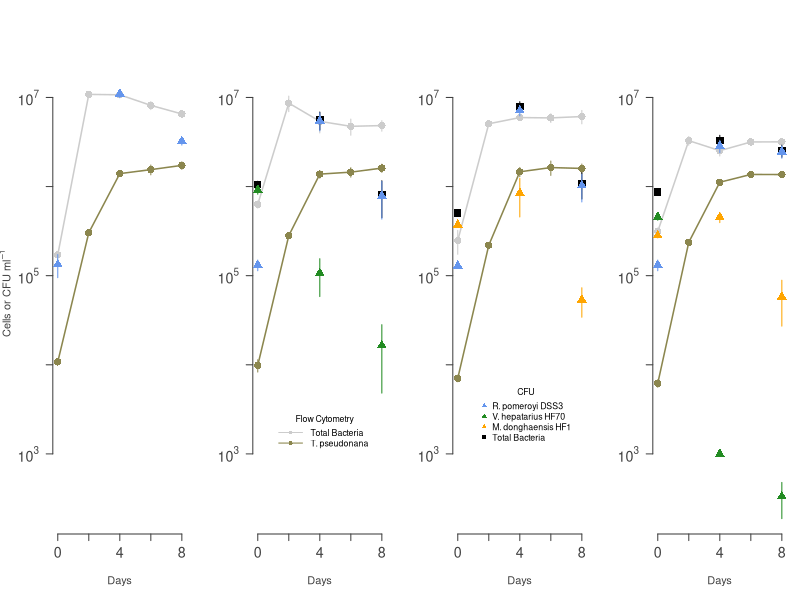
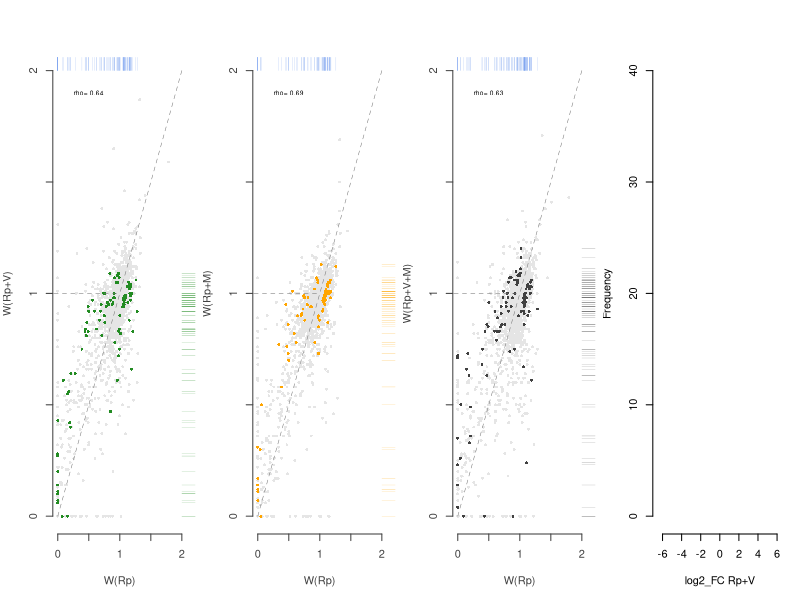
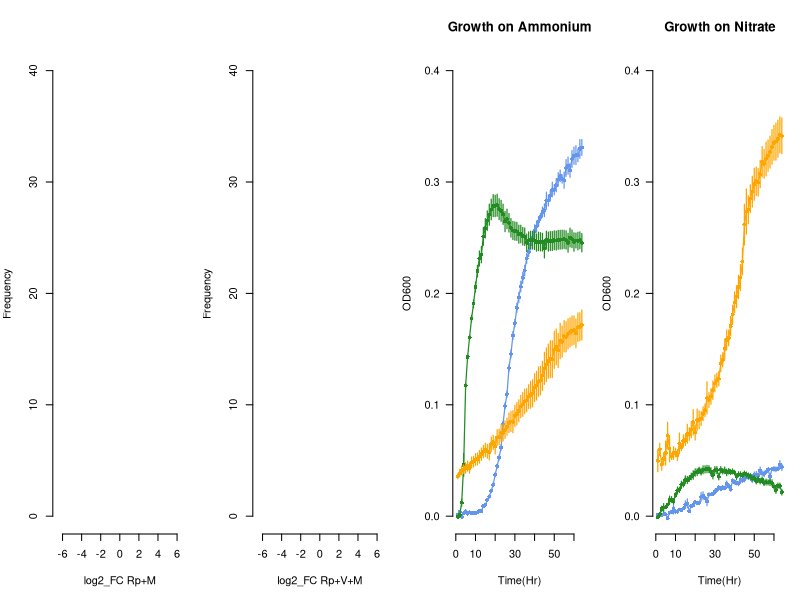
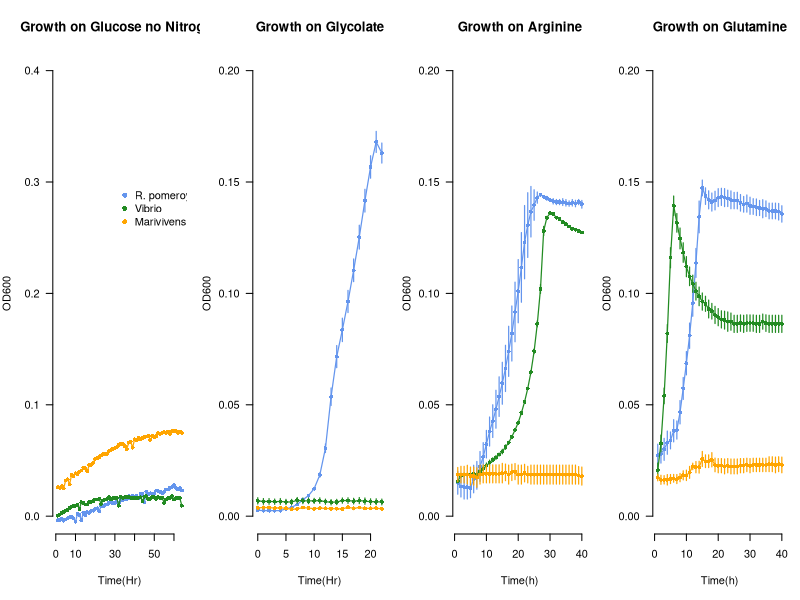
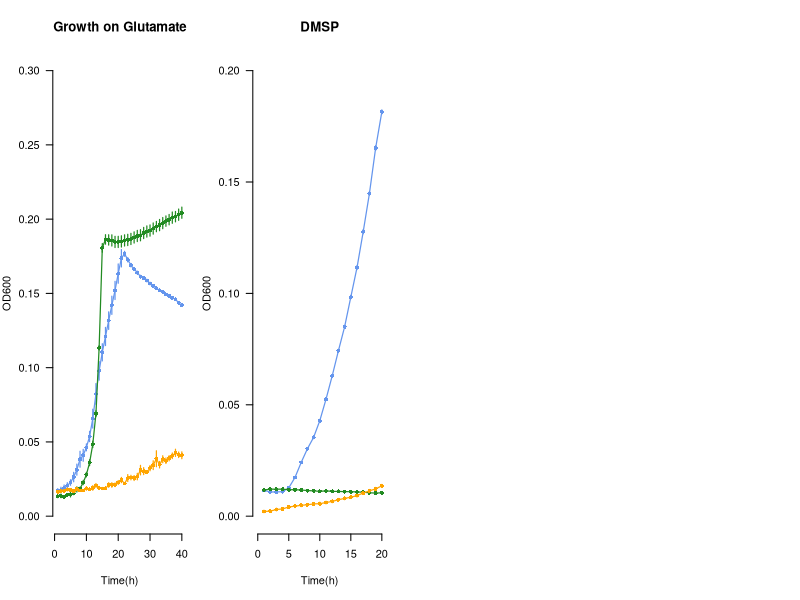

Write R code to recreate these figures, in order.
## ---- chunk 1
#loading in packages
library(readr)
library(dplyr)
library(tidyr)
library(ggplot2)
library(scales)
library(data.table)
library(formattable)
## ---- chunk 2
# Defining variables to make it more readable later on

rpom <- 'Ruegeria_pomeroyi'
rpomColor <- 'cornflowerblue'
mari <- 'Marivivens'
mariColor <- 'orange'
vib <- 'Vib_70'
vibColor <- 'forestgreen'
diatom <- 'T_pseudo'
diatomColor <- 'khaki4'
bacteria <- 'Bacteria'
bacteriaColor <- 'gray80'
compCommColor <- 'gray25'
totalCFUColor <- 'black'
## ---- chunk 3
# Transform data from CFU to CFU/ml
# from 1/2 YTSS and 1/2 YTSS + KAN25
coloniesMl <- function(rawCFUdata){
    rawCFUdata <- rawCFUdata %>% 
    mutate(cfu.ml = CFU*Dilution/Volume) %>% 
    mutate(cfuKAN.ml = CFU_KAN*Dilution/Volume) %>% 
    ungroup()
}

# Calculate mean and standard error of the mean of CFU/ml 
# and CFU_KAN/ml separate and then combine
CFUmean <- function(CFUml){
    cfuMean <- CFUml %>%
        select(Condition, Replicate, Day, Organism, cfu.ml) %>%
        na.omit() %>%
        group_by(Condition, Day, Organism, Replicate) %>%
        summarize(CFU.ml = mean(cfu.ml)) %>% 
        group_by(Condition, Day, Organism) %>% 
        summarize(mean.CFU.ml=round(mean(CFU.ml)), sem.CFU.ml=sd(round(CFU.ml))/sqrt(length(CFU.ml)))%>%
        ungroup() 
    cfuKANmean <- CFUml %>%
        select(Condition, Replicate, Day, Organism, cfuKAN.ml) %>%
        na.omit() %>%
        group_by(Condition, Day, Organism, Replicate) %>%
        summarize(CFUKAN.ml = mean(cfuKAN.ml)) %>% 
        group_by(Condition, Day, Organism) %>% 
        summarize(mean.cfuKAN.ml=round(mean(CFUKAN.ml)), sem.cfuKAN.ml=sd(round(CFUKAN.ml))/sqrt(length(CFUKAN.ml)))%>%
        ungroup()
    full_join(cfuMean, cfuKANmean, by=c('Condition', 'Organism', 'Day'))
}


# Calculate mean Cells/ml from flow data taken on CyAN 
meanCellsml <- function(rawFlowdata){
    flowMean <- rawFlowdata %>%
        select(Condition, Replicate, Day, Organism, Cells.ml) %>%
        na.omit() %>%
        group_by(Condition, Day, Organism) %>%
        summarize(mean.Cells.ml=mean(round(Cells.ml)), sem.Cells.ml=sd(round(Cells.ml))
                  /sqrt(length(Cells.ml)))%>%
        ungroup()
}

# Read in CFU and flow data, transforming with above functions
# Need to add in Day 0 for condition 4/6 since these
# R pom colonies were inhibited by Vibrio, thus
# Taking the mean of all other time zeros and placing # it here

rawCFUcounts <- read.table(file='Data/GOTn_CFUcounts_v2.csv', header=TRUE, sep=',')
CFUml <- coloniesMl(rawCFUcounts)
meanCFUml <- CFUmean(CFUml)
meanCFUml <- meanCFUml[order(meanCFUml$Day), ]

flowCounts <- read.table(file='Data/GOTn_flowCounts_v2.csv', header=TRUE, sep=',')
meanFlow <- meanCellsml(flowCounts)
## ---- chunk 4
# Fixing the problem that there were no Rpom counts on day zero of conditions 4 & 6
# We just set the CFUs here equal to the mean of the inoculum from all other conditions


condition4RpomT0 <- meanCFUml$Day==0 & meanCFUml$Organism==rpom & meanCFUml$Condition=='Vibrio'
condition6RpomT0 <- meanCFUml$Day==0 & meanCFUml$Organism==rpom & meanCFUml$Condition=='CompleteCommunity'
allRpomT0 <- na.omit(CFUml$cfu.ml[CFUml$Day=='0' & CFUml$Organism==rpom])

meanCFUml$mean.CFU.ml[condition4RpomT0] <- mean(allRpomT0)
meanCFUml$sem.CFU.ml[condition4RpomT0] <- sd(allRpomT0)/sqrt(length(allRpomT0))

meanCFUml$mean.CFU.ml[condition6RpomT0] <- mean(allRpomT0)
meanCFUml$sem.CFU.ml[condition6RpomT0] <- sd(allRpomT0)/sqrt(length(allRpomT0))
## ---- chunk 5
#Total CFUs from means then propagate error

totalCFUS <- meanCFUml %>% 
  group_by(Condition, Day) %>% 
  summarize(total.meanCFU= sum(mean.CFU.ml), total.sem=sqrt(sum(sem.CFU.ml^2, na.rm=TRUE)))

## ---- chunk 6
attach(meanCFUml)

meanCFU <- mean.CFU.ml[Organism==rpom]
meanCFUT0 <- mean.CFU.ml[Organism==rpom & Day==0]
meanCFUT4 <- mean.CFU.ml[Organism==rpom & Day==4]
meanCFUT8 <- mean.CFU.ml[Organism==rpom & Day==8]

semCFUT0 <- sem.CFU.ml[Organism==rpom & Day==0]
semCFUT4 <- sem.CFU.ml[Organism==rpom & Day==4]
semCFUT8 <- sem.CFU.ml[Organism==rpom & Day==8]


rpomAloneCFU <- mean.CFU.ml[Condition=='RpomAlone' & Organism==rpom]
semRpomAloneCFU <- sem.CFU.ml[Condition=='RpomAlone' & Organism==rpom]
rpomAloneTimeCFU <- Day[Condition=='RpomAlone' & Organism==rpom]

vibRpomCFU <- mean.CFU.ml[Condition=='Vibrio' & Organism==rpom]
semVibRpomCFU <- sem.CFU.ml[Condition=='Vibrio' & Organism==rpom]
vibCFU <- mean.CFU.ml[Condition=='Vibrio' & Organism==vib]
semVibCFU <- sem.CFU.ml[Condition=='Vibrio' & Organism==vib]
vibTimeCFU <- Day[Condition=='Vibrio' & Organism==vib]
vibRpomTimeCFU <- Day[Condition=='Vibrio' & Organism==rpom]

mariRpomCFU <- mean.CFU.ml[Condition=='Marivivens' & Organism==rpom]
semMariRpomCFU <- sem.CFU.ml[Condition=='Marivivens' & Organism==rpom]
mariCFU <- mean.CFU.ml[Condition=='Marivivens' & Organism==mari]
semMariCFU <- sem.CFU.ml[Condition=='Marivivens' & Organism==mari]
mariTimeCFU <- Day[Condition=='Marivivens' & Organism==mari]
mariRpomTimeCFU <- Day[Condition=='Marivivens' & Organism==rpom]

compCommRpomCFU <- mean.CFU.ml[Condition=='CompleteCommunity' & Organism==rpom]
semCompCommRpomCFU <- sem.CFU.ml[Condition=='CompleteCommunity' & Organism==rpom]
compCommMariCFU <- mean.CFU.ml[Condition=='CompleteCommunity' & Organism==mari]
semCompCommMariCFU <- sem.CFU.ml[Condition=='CompleteCommunity' & Organism==mari]
compCommVibCFU <- mean.CFU.ml[Condition=='CompleteCommunity' & Organism==vib]
semCompCommVibCFU <- sem.CFU.ml[Condition=='CompleteCommunity' & Organism==vib]
compCommVibTimeCFU <- Day[Condition=='CompleteCommunity' & Organism==vib]
compCommMariTimeCFU <- Day[Condition=='CompleteCommunity' & Organism==mari]
compCommRpomTimeCFU <- Day[Condition=='CompleteCommunity' & Organism==rpom]

detach(meanCFUml, unload=TRUE)

## ---- chunk 7
# Reading in functions for growth curves that I like to make
niceGrowthCurve <- function(time, populationDensity, yLim, yLab=expression('Cells or CFU ml' ^-1),  timeTicks, timeLabs, popTicks, popLabs){
  xLab <- 'Days'
  axesCol <- 'gray25'
  plot(time, populationDensity, las=1, xlab=xLab, ylab=yLab, log='y',  type='n', frame.plot=FALSE,  yaxt='n', xaxt='n', ylim=yLim, col.lab=axesCol)
  axis(1, at=timeTicks, labels=timeLabs, col=axesCol, col.axis=axesCol, cex.axis=1.3, cex.lab=1.3)
  axis(2, at=popTicks, labels=popLabs, las=1, col=axesCol, col.axis=axesCol, cex.axis=1.3, cex.lab=1.3)
}


oneMemberGrowthCurve <- function(timePop1, pop1, pop1SEM, pop1Col, lineType=1, point=16){
  points(timePop1, pop1, col=pop1Col, pch=point, cex=1.5)
  lines(timePop1, pop1, col=pop1Col, lty=lineType, lwd=1.5)
  segments(x0=timePop1, y0=pop1+pop1SEM, y1=pop1-pop1SEM, col=pop1Col)
}

## ---- chunk 8
#Defining the flow cytometry objects as the treatmentOrganism

attach(meanFlow)

tnBacteriaFlow <-  mean.Cells.ml[Condition=='RpomAlone' & Organism==bacteria]
semTnBacteriaFlow <- sem.Cells.ml[Condition=='RpomAlone' & Organism==bacteria]
tnDiatomFlow <- mean.Cells.ml[Condition=='RpomAlone' & Organism==diatom]
semTnDiatomFlow <- sem.Cells.ml[Condition=='RpomAlone' & Organism==diatom]
tnBacteriaTimeFlow <- Day[Condition=='RpomAlone' & Organism==bacteria]
tnDiatomTimeFlow <- Day[Condition=='RpomAlone' & Organism==diatom]

vibBacteriaFlow <-  mean.Cells.ml[Condition=='Vibrio' & Organism==bacteria]
semVibBacteriaFlow <- sem.Cells.ml[Condition=='Vibrio' & Organism==bacteria]
vibDiatomFlow <- mean.Cells.ml[Condition=='Vibrio' & Organism==diatom]
semVibDiatomFlow <- sem.Cells.ml[Condition=='Vibrio' & Organism==diatom]
vibBacteriaTimeFlow <- Day[Condition=='Vibrio' & Organism==bacteria]
vibDiatomTimeFlow <- Day[Condition=='Vibrio' & Organism==diatom]

mariBacteriaFlow <-  mean.Cells.ml[Condition=='Marivivens' & Organism==bacteria]
semMariBacteriaFlow <- sem.Cells.ml[Condition=='Marivivens' & Organism==bacteria]
mariDiatomFlow <- mean.Cells.ml[Condition=='Marivivens' & Organism==diatom]
semMariDiatomFlow <- sem.Cells.ml[Condition=='Marivivens' & Organism==diatom]
mariBacteriaTimeFlow <- Day[Condition=='Marivivens' & Organism==bacteria]
mariDiatomTimeFlow <- Day[Condition=='Marivivens' & Organism==diatom]

allBacteriaFlow <-  mean.Cells.ml[Condition=='CompleteCommunity' & Organism==bacteria]
semAllBacteriaFlow <- sem.Cells.ml[Condition=='CompleteCommunity' & Organism==bacteria]
allDiatomFlow <- mean.Cells.ml[Condition=='CompleteCommunity' & Organism==diatom]
semAllDiatomFlow <- sem.Cells.ml[Condition=='CompleteCommunity' & Organism==diatom]
allBacteriaTimeFlow <- Day[Condition=='CompleteCommunity' & Organism==bacteria]
allDiatomTimeFlow <- Day[Condition=='CompleteCommunity' & Organism==diatom]
detach(meanFlow, unload=TRUE)
## ---- chunk 9
xAxis <- seq(0,8, by=2)
xAxisLong <- seq(0,16, by=2)
xAxisLabs <- c('0','','4','','8')
xAxisLongLabs <- c('0','','4','','8','','12','','16')

ylim <- c(2e2,2e7)
yAxis <-  c(1e3, 1e4, 1e5, 1e6, 1e7)
yAxisLab <- c(expression('10'^'3'), '', expression('10'^'5'), '',expression('10'^'7'))

#pdf(file='growthcurve_20220316.pdf', height=3, width=9, useDingbats=FALSE)

par(mfrow=c(1,4), mar=c(5,4,4,1))

#Rpom Alone
niceGrowthCurve(xAxis, yAxis, ylim, timeTicks=xAxis, timeLabs=xAxisLabs, popTicks=yAxis, popLabs=yAxisLab)


oneMemberGrowthCurve(tnBacteriaTimeFlow, tnBacteriaFlow, semTnBacteriaFlow, bacteriaColor)
oneMemberGrowthCurve(tnDiatomTimeFlow, tnDiatomFlow, semTnDiatomFlow, diatomColor)
oneMemberGrowthCurve(rpomAloneTimeCFU, rpomAloneCFU, semRpomAloneCFU, rpomColor,lineType=0, point=17)




#Vibrio

niceGrowthCurve(xAxis, yAxis, ylim, yLab='', timeTicks=xAxis, timeLabs=xAxisLabs, popTicks=yAxis, popLabs=yAxisLab)

oneMemberGrowthCurve(vibBacteriaTimeFlow, vibBacteriaFlow, semVibBacteriaFlow, bacteriaColor)
oneMemberGrowthCurve(vibDiatomTimeFlow, vibDiatomFlow, semVibDiatomFlow, diatomColor)


oneMemberGrowthCurve(totalCFUS$Day[totalCFUS$Condition=='Vibrio'], totalCFUS$total.meanCFU[totalCFUS$Condition=='Vibrio'], totalCFUS$total.sem[totalCFUS$Condition=='Vibrio'], totalCFUColor, lineType=0, point=15)

oneMemberGrowthCurve(vibRpomTimeCFU, vibRpomCFU, semVibRpomCFU, rpomColor, lineType=0, point=17)
oneMemberGrowthCurve(vibTimeCFU, vibCFU, semVibCFU, vibColor, lineType=0, point=17)


legend(1.2, 0.3e4, legend=c('Total Bacteria' , 'T. pseudonana'), col=c(bacteriaColor, diatomColor), cex=0.8, pch=16, lty=1, bty='n', title='Flow Cytometry', seg.len=3)


#Marivivens

niceGrowthCurve(xAxis, yAxis, ylim, yLab='', timeTicks=xAxis, timeLabs=xAxisLabs, popTicks=yAxis, popLabs=yAxisLab)

oneMemberGrowthCurve(mariBacteriaTimeFlow, mariBacteriaFlow, semMariBacteriaFlow, bacteriaColor)
oneMemberGrowthCurve(mariDiatomTimeFlow, mariDiatomFlow, semMariDiatomFlow, diatomColor)

oneMemberGrowthCurve(totalCFUS$Day[totalCFUS$Condition=='Marivivens'], totalCFUS$total.meanCFU[totalCFUS$Condition=='Marivivens'], totalCFUS$total.sem[totalCFUS$Condition=='Marivivens'], totalCFUColor, lineType=0, point=15)

oneMemberGrowthCurve(mariRpomTimeCFU, mariRpomCFU, semMariRpomCFU, rpomColor, lineType=0, point=17)
oneMemberGrowthCurve(mariTimeCFU, mariCFU, semMariCFU, mariColor, lineType=0, point=17)


legend(1.2, 0.6e4, legend=c('R. pomeroyi DSS3' , 'V. hepatarius HF70', 'M. donghaensis HF1', 'Total Bacteria'), col=c(rpomColor, vibColor, mariColor, totalCFUColor), pch=c(17,17,17,15), cex=0.8, lty=0, bty='n', title='CFU', seg.len=3)

#CompleteCommunity

niceGrowthCurve(xAxis, yAxis, ylim, yLab='', timeTicks=xAxis, timeLabs=xAxisLabs, popTicks=yAxis, popLabs=yAxisLab)

oneMemberGrowthCurve(allBacteriaTimeFlow, allBacteriaFlow, semAllBacteriaFlow, bacteriaColor)
oneMemberGrowthCurve(allDiatomTimeFlow, allDiatomFlow, semAllDiatomFlow, diatomColor)


oneMemberGrowthCurve(totalCFUS$Day[totalCFUS$Condition=='CompleteCommunity'], totalCFUS$total.meanCFU[totalCFUS$Condition=='CompleteCommunity'], totalCFUS$total.sem[totalCFUS$Condition=='CompleteCommunity'], totalCFUColor, lineType=0, point=15)

oneMemberGrowthCurve(compCommRpomTimeCFU, compCommRpomCFU, semCompCommRpomCFU, rpomColor, lineType=0, point=17)
oneMemberGrowthCurve(compCommRpomTimeCFU, compCommVibCFU, semCompCommVibCFU, vibColor, lineType=0, point=17)
oneMemberGrowthCurve(compCommMariTimeCFU, compCommMariCFU, semCompCommMariCFU, mariColor, lineType=0, point=17)



#dev.off()
## ---- chunk 10
# expansion factors for Rpom as the only bacteria makes it easy

expansionCalc <- function(initialFC, finalFC, semInitialFC, semFinalFC){
  
  x <- initialFC
  y <- finalFC
  
  expansion <- y/x
  
  dx_x <- semInitialFC/x
  dy_y <- semFinalFC/y
  
  uncertainty <- expansion*sqrt((dx_x)^2*(dy_y)^2)
  
  expansion_uncertainty <- c(vector(),c(expansion, uncertainty))
}


rpomAloneExp <- expansionCalc(tnBacteriaFlow[1], tnBacteriaFlow[5], semTnBacteriaFlow[1], semTnBacteriaFlow[5])[1]
semRpomAloneExp <- expansionCalc(tnBacteriaFlow[1], tnBacteriaFlow[5], semTnBacteriaFlow[1], semTnBacteriaFlow[5])[2]

rpomAloneExpCFU <- expansionCalc(rpomAloneCFU[1], rpomAloneCFU[3], semRpomAloneCFU[1], semRpomAloneCFU[3])[1]
semRpomAloneExpCFU <- expansionCalc(rpomAloneCFU[1], rpomAloneCFU[3], semRpomAloneCFU[1], semRpomAloneCFU[3])[2]


# to get expansion factors for conditions with multiple bacteria
# Rpom CFUs / Total Bacteria CFUs * Total Bacteria FC = Rpom FC
# expansion factor is then Rpom FC final / Rpom FC initial

percentMultiBact <- function(rPom, bact2, bact3){
  x <- rPom
  y <- bact2
  z <- bact3
  
  total <- x/(x+y+z)
}

expansionCalc_noUncert <- function(initialFC, finalFC){
  
  x <- initialFC
  y <- finalFC
  
  expansion <- y/x
}

  
rpomVibPercent <- percentMultiBact(vibRpomCFU, vibCFU, bact3=0)
rpomMariPercent <- percentMultiBact(mariRpomCFU, mariCFU, bact3=0)
rpomAllPercent <- percentMultiBact(compCommRpomCFU, compCommVibCFU, compCommMariCFU)




#these are all of specifically rpom in each treatment then multiplied by the flowcytometry data (0d and 8d) to get cells/ml of rpom from the percentage of rpom cells based on cfus

vibExp <-  expansionCalc_noUncert(vibBacteriaFlow[1]*rpomVibPercent[1], vibBacteriaFlow[5]*rpomVibPercent[3])


mariExp <-  expansionCalc_noUncert(mariBacteriaFlow[1]*rpomMariPercent[1], mariBacteriaFlow[5]*rpomMariPercent[3])


allExp <- expansionCalc_noUncert(allBacteriaFlow[1]*rpomAllPercent[1], allBacteriaFlow[5]*rpomAllPercent[3])

print(c('RpomAlone Expansion=', round(rpomAloneExp, 2),'Vibrio Expansion=', round(vibExp,2) , 'Marivivens Expansion=', round(mariExp,2), 'CompleteCommunity Expansion', round(allExp, 2)))
## ---- chunk 11



#Calculating the # of generations from the FC data, for rpom Alone just use the flow data, for rpom in the other communities, use the %CFU rpom * FC data

generations <- function(FC, percentRpom){
  (log10(FC[5]*percentRpom[3]) - log10(FC[1]*percentRpom[1]))/0.301

}


generationTable <- matrix(nrow=4, ncol=2)
generationTable[1, 1] <- 'rpomAlone Generations'
generationTable[2, 1] <- 'Vibrio rpom Generations'
generationTable[3, 1] <- 'Marivivens rpom Generations'
generationTable[4, 1] <- 'Complete Comm rpom Generations'
generationTable[1,2] <- round((log10(tnBacteriaFlow[5]) - log10(tnBacteriaFlow[1]))/0.301,2)
generationTable[2,2] <- round(generations(vibBacteriaFlow, rpomVibPercent),2)
generationTable[3,2] <- round(generations(mariBacteriaFlow, rpomMariPercent), 2)
generationTable[4,2] <- round(generations(allBacteriaFlow, rpomAllPercent), 2)

print(generationTable)

paste('Mean Generations=', mean(as.numeric(generationTable[1:4, 2])))
## ---- chunk 12
# Calculating the number of generations from time 0 to 4 for just Rpom CFUs
#propagation of standard error of the mean
errorProp <- function(sem, mean){
  sqrt((0.434*(sem[2]/mean[2]))^2 + (0.434*(sem[1]/mean[1]))^2)
}

gen4Table <- matrix(nrow=4, ncol=3)
gen4Table[1, 1] <- 'rpomAlone Generations'
gen4Table[2, 1] <- 'Vibrio rpom Generations'
gen4Table[3, 1] <- 'Marivivens rpom Generations'
gen4Table[4, 1] <- 'Complete Comm rpom Generations'
gen4Table[1, 2] <- round((log10(rpomAloneCFU[2])-log10(rpomAloneCFU[1]))/0.301, 3)
gen4Table[2, 2] <- round((log10(vibRpomCFU[2])-log10(vibRpomCFU[1]))/0.301, 3)
gen4Table[3, 2] <- round((log10(mariRpomCFU[2])-log10(mariRpomCFU[1]))/0.301, 3)
gen4Table[4, 2] <- round((log10(compCommRpomCFU[2])-log10(compCommRpomCFU[1]))/0.301, 3)

gen4Table[1,3] <- round(errorProp(semRpomAloneCFU, rpomAloneCFU), 3)
gen4Table[2,3] <- round(errorProp(semVibRpomCFU, vibRpomCFU), 3)
gen4Table[3,3] <- round(errorProp(semMariRpomCFU, mariRpomCFU), 3)
gen4Table[4,3] <- round(errorProp(semCompCommRpomCFU, compCommRpomCFU), 3)

errorProp(semRpomAloneCFU, rpomAloneCFU)

print(gen4Table)
paste('Mean Generations=', mean(as.numeric(gen4Table[1:4, 2])))


## ---- chunk 13
meanFitness <- fread('Data/meanFitness_20220701.csv', header=TRUE)
significantFitness <- fread('Data/significantFitness_Metabolism_20220706.csv', header=TRUE)
table1 <- fread('Data/significantFitness_Metabolism_20220706.csv', header=TRUE) #%>% 
    #inner_join(., significantFitness, by='spo')

#Select only significant genes to later be counted as fit increases or decreases
vibSig <- significantFitness[sig_vib == 'yes']
vibSigTable <- table1[sig_vib=='yes']
mariSig <- significantFitness[sig_mari == 'yes']
mariSigTable <- table1[sig_mari=='yes']
commSig <- significantFitness[sig_cc == 'yes']
commSigTable <- table1[sig_cc=='yes']

legendColors <- c(rpomColor, vibColor, mariColor, compCommColor)

fitTicks <- c(0, 0.5, 1, 1.5, 2)
fitLabs <- c('0', '','1','', '2')

overallFitPlot <- function(meanFitX=meanFitness$meanW_rpomAlone, meanFitY=meanFitness$meanW_vib, SigFitY_X, SigFitY_Y, SigTableX, SigTableY, xLab, yLab, ycol){
    x <- cor.test(meanFitX, meanFitY, method='spearman')
    segmentCol <- 'grey45'
    axesCol <- 'gray25'
    plot(meanFitX, meanFitY, pch=16, col='grey90', xlab=xLab, ylab=yLab, las=1, bty='n', xaxt='n', yaxt='n',  cex=0.6, xlim=c(0,2), ylim=c(0,2), col.lab=axesCol)
    
    points(SigFitY_X, SigFitY_Y, pch=16, col=alpha(ycol,0.3), cex=0.6)
    points(SigTableX, SigTableY, pch=16,col=ycol, cex=0.6)
    rug(SigFitY_X, side=1, pos=c(2,0), ticksize=0.1, lwd=0.15, col=rpomColor)
    rug(SigFitY_Y, side=2, col=ycol, pos=c(2,0), ticksize=0.1, lwd=0.15)
    axis(1, at=fitTicks, labels=fitLabs, col=axesCol, col.axis=axesCol)
    axis(2, at=fitTicks, labels=fitLabs, col=axesCol, col.axis=axesCol)
    segments(x0=0, y0=0, x1=2, y1=2, col= segmentCol, lty=2, lwd=0.5)
    segments(x0=-1, y0=1, x1=1, y1=1, col=segmentCol, lty=2, lwd=0.5)
    text(0.5, 1.9, paste('rho=',round(x$estimate, 2)), cex=0.6)
}

print(c('rpomAlone against vibrio spearman:', cor.test(meanFitness$meanW_rpomAlone, meanFitness$meanW_vib, method='spearman')[3:4]))
print(c('rpomAlone against marivivens spearman:', cor.test(meanFitness$meanW_rpomAlone, meanFitness$meanW_mari, method='spearman')[3:4]))
print(c('rpomAlone against Complete Commuinity spearman:', cor.test(meanFitness$meanW_rpomAlone, meanFitness$meanW_CC, method='spearman')[3:4]))


#pdf('fitnessOverview20220706.pdf', height=3, width=9,useDingbats=FALSE)
par(mfrow=c(1,4), mar=c(5,4,4,1))

overallFitPlot(meanFitness$meanW_rpomAlone, meanFitness$meanW_vib, vibSig$meanW_rpomAlone, vibSig$meanW_vib, vibSigTable$meanW_rpomAlone, vibSigTable$meanW_vib, 'W(Rp)','W(Rp+V)', vibColor)


overallFitPlot(meanFitness$meanW_rpomAlone, meanFitness$meanW_mari, mariSig$meanW_rpomAlone, mariSig$meanW_mari,  mariSigTable$meanW_rpomAlone, mariSigTable$meanW_mari, 'W(Rp)','W(Rp+M)', mariColor)

overallFitPlot(meanFitness$meanW_rpomAlone, meanFitness$meanW_CC, commSig$meanW_rpomAlone, commSig$meanW_CC,commSigTable$meanW_rpomAlone, commSigTable$meanW_CC, 'W(Rp)','W(Rp+V+M)', compCommColor)
#dev.off()
## ---- chunk 14
vibSigIncrease <- length(vibSig$Vib_fold_diff[vibSig$Vib_fold_diff > 0 & !is.na(vibSig$Vib_fold_diff)])
vibSigDecrease <- length(vibSig$Vib_fold_diff[vibSig$Vib_fold_diff < 0 & !is.na(vibSig$Vib_fold_diff)])
vibTotal <- length(vibSig$Vib_fold_diff)


mariSigIncrease <- length(mariSig$Mari_fold_diff[mariSig$Mari_fold_diff > 0 & !is.na(mariSig$Mari_fold_diff)])
mariSigDecrease <- length(mariSig$Mari_fold_diff[mariSig$Mari_fold_diff < 0 & !is.na(mariSig$Mari_fold_diff)])
mariTotal <- length(mariSig$Mari_fold_diff)

commSigIncrease <- length(commSig$CC_fold_diff[commSig$CC_fold_diff > 0 & !is.na(commSig$CC_fold_diff)])
commSigDecrease <- length(commSig$CC_fold_diff[commSig$CC_fold_diff < 0 & !is.na(commSig$CC_fold_diff)])
commTotal <- length(commSig$CC_fold_diff)

prop.test(c(vibSigIncrease, vibSigDecrease), c(vibTotal, vibTotal))
prop.test(c(mariSigIncrease, mariSigDecrease), c(mariTotal, mariTotal))
prop.test(c(commSigIncrease, commSigDecrease), c(commTotal, commTotal))
## ---- chunk 15


#pdf('log2FC_Whist_20220707.pdf', width=5, height=5)
hist(vibSig$Vib_fold_diff, seq(-6.5, 6.6, length.out = 125), col=vibColor, xlim=c(-6.5, 6.5), ylim=c(0,40), border='white', xlab='log2_FC Rp+V', main='')
hist(mariSig$Mari_fold_diff, seq(-6.5, 6.6, length.out = 125), col=mariColor, xlim=c(-6.5, 6.5), ylim=c(0,40), border='white', xlab='log2_FC Rp+M', main='')
hist(commSig$CC_fold_diff, seq(-6.6, 6.6, length.out = 125), col=compCommColor, xlim=c(-6.5, 6.5), ylim=c(0,40), border='white', xlab='log2_FC Rp+V+M', main='')
#dev.off()

# wilcox.test(vib_inc_dW, cc_inc_dW, conf.int = TRUE)
# wilcox.test(vib_inc_dW, mari_inc_dW, conf.int = TRUE)
# wilcox.test(mari_inc_dW, cc_inc_dW, conf.int = TRUE)
# median(vib_inc_dW)
# median(mari_inc_dW)
# median(cc_inc_dW)
# 
# wilcox.test(vib_dec_dW, cc_dec_dW, conf.int = TRUE)
# wilcox.test(vib_dec_dW, mari_dec_dW, conf.int = TRUE)
# wilcox.test(mari_dec_dW, cc_dec_dW, conf.int = TRUE)
# median(vib_dec_dW)
# median(mari_dec_dW)
# median(cc_dec_dW)
# 
# 
# 
# diffTab <- data.table(Treatment='Rp+V', dW=vibSig$Vib_diff) %>% 
#   rbind(data.table(Treatment='Rp+M', dW=mariSig$Mari_diff)) %>% 
#   rbind(data.table(Treatment='Rp+V+M', dW=commSig$CC_diff))
# 
# #test of -dW
# kruskal.test(diffTab$dW[diffTab$dW<0] ~ diffTab$Treatment[diffTab$dW<0])
# 
# #test of +dW
# kruskal.test(diffTab$dW[diffTab$dW>0] ~ diffTab$Treatment[diffTab$dW>0])
## ---- chunk 16
plateOD <- fread('Data/NitrogenUsage_GrowthCurves_CBS.csv') %>%  melt(., id=('Time'), variable.name='Well', value.name='OD600')


plateMap <- fread('Data/NitrogenUsage_GrowthCurves_CBS_platelayout.csv')

growthData <- inner_join(plateOD, plateMap, by='Well')
meanCells <- function(rawData) {
    rawData <- rawData %>% 
        na.omit() %>% 
        group_by(Time, Organism, Condition) %>% 
        summarise(mean_OD=mean(OD600), sem_OD = sd(OD600)/sqrt(length(OD600)))
}

x <- meanCells(growthData)
x$mean_OD[x$Organism!='Blank'] <- x$mean_OD[x$Organism!='Blank'] - x$mean_OD[x$Organism=='Blank']

# Blank transformed data
blankedGrowthCurve <- x

attach(blankedGrowthCurve)

# Define each strain/fluorescent organism used for this plate
rpomNH <- Organism=='Rpom' & Condition=='NH'
rpomNO <- Organism=='Rpom' & Condition=='NO'
rpomNoN <- Organism=='Rpom' & Condition=='NoN'
vibNH <- Organism=='Vib' & Condition=='NH'
vibNO <- Organism=='Vib' & Condition=='NO'
vibNoN <- Organism=='Vib' & Condition=='NoN'
mariNH <- Organism=='Mari' & Condition=='NH'
mariNO <- Organism=='Mari' & Condition=='NO'
mariNoN <- Organism=='Mari' & Condition=='NoN'


OD <- function(strain, color) {
    points(Time[strain], mean_OD[strain], pch=16, cex=0.8, col=color)
    lines(Time[strain], mean_OD[strain], col=color, lwd=1.2)
    segments(Time[strain], y0=mean_OD[strain]-sem_OD[strain], y1=mean_OD[strain]+sem_OD[strain], col=color, lwd=1.2)
}


#pdf('Nitrate_Ammonium_GC_20211209.pdf', height=8, width=10, useDingbats = FALSE)

plot(Time[rpomNH], mean_OD[rpomNH], type='n',  las=1, xlab='Time(Hr)', ylab='OD600', main='Growth on Ammonium', bty='n', ylim=c(0, 0.4),cex=1.5, col='gray80')
OD(rpomNH, rpomColor)
OD(vibNH, vibColor)
OD(mariNH, mariColor)


plot(Time[rpomNO], mean_OD[rpomNO], type='n',  las=1, xlab='Time(Hr)', ylab='OD600', main='Growth on Nitrate', bty='n', ylim=c(0,0.4), cex=1.5, col='gray80')
OD(rpomNO, rpomColor)
OD(vibNO, vibColor)
OD(mariNO, mariColor)


plot(Time[rpomNoN], mean_OD[rpomNoN], type='n',  las=1, xlab='Time(Hr)', ylab='OD600', main='Growth on Glucose no Nitrogen', bty='n', ylim=c(0,0.4), cex=1.5, col='gray80')
OD(rpomNoN, rpomColor)
OD(vibNoN, vibColor)
OD(mariNoN, mariColor)
legend(30, 0.3, legend=c('R. pomeroyi WT', 'Vibrio', 'Marivivens'), col=c(rpomColor, vibColor, mariColor), bty='n', pch=16)
#dev.off()
detach(blankedGrowthCurve)
## ---- chunk 17

glycolate_OD <- fread('Data/Glycolate_Malate_GrowthCurves_CBS.csv') %>%  melt(., id=('Time'), variable.name='Well', value.name='OD600')
glycolate_OD$Well <- as.integer(glycolate_OD$Well)
glycolate_layout <- fread('Data/Glycolate_Malate_GrowthCurves_CBS_platelayout.csv')



glycolate_growthData <- inner_join(glycolate_OD, glycolate_layout , by='Well')


glycolate_mean <- meanCells(glycolate_growthData)

# Blank transformed data

glycolate_mean$mean_OD[glycolate_mean$Organism!='Blank' & glycolate_mean$Condition=='Glycolate'] <- glycolate_mean$mean_OD[glycolate_mean$Organism!='Blank' & glycolate_mean$Condition=='Glycolate'] - glycolate_mean$mean_OD[glycolate_mean$Organism=='Blank' & glycolate_mean$Condition=='Glycolate']


attach(glycolate_mean)
rpomGlycolate <- Organism=='Rpom' & Condition=='Glycolate'

vibGlycolate <- Organism=='Vib' & Condition=='Glycolate'

mariGlycolate <- Organism=='Mari' & Condition=='Glycolate'




OD <- function(strain, color) {
    points(Time[strain], mean_OD[strain], pch=16, cex=0.8, col=color)
    lines(Time[strain], mean_OD[strain], col=color, lwd=1.2)
    segments(Time[strain], y0=mean_OD[strain]-sem_OD[strain], y1=mean_OD[strain]+sem_OD[strain], col=color, lwd=1.2)
}


#pdf('glycolateMalate_growth.pdf')
plot(Time[rpomGlycolate], mean_OD[rpomGlycolate], type='n',  las=1, xlab='Time(Hr)', ylab='OD600', main='Growth on Glycolate', bty='n', ylim=c(0, 0.2),cex=1.5, col='gray80')
OD(rpomGlycolate, rpomColor)
OD(vibGlycolate, vibColor)
OD(mariGlycolate, mariColor)

#dev.off()

detach(glycolate_mean)

## ---- chunk 18
ArgGln <- fread('Data/cbs_growth_arginine_gln_malonate.csv') %>% 
    pivot_longer(., cols=2:19, names_to='Organism', values_to='OD') %>% 
    separate(., col='Organism', into=c('Organism', 'Condition', 'Rep')) %>% 
    group_by(Time, Organism, Condition) %>% 
    summarize(mean_OD=mean(OD), sem_OD=sd(OD)/sqrt(length(OD)))
attach(ArgGln)

rpomArg <- Organism=='Rp' & Condition=='arginine'
mariArg <- Organism=='Marivivens' & Condition=='arginine'
vibArg <- Organism=='Vibrio' & Condition=='arginine'
#pdf('ArginineGrowth.pdf')
plot(Time[rpomArg], mean_OD[rpomArg], type='n',  las=1, xlab='Time(h)', ylab='OD600', main='Growth on Arginine', bty='n', ylim=c(0, 0.2),cex=1.5, col='gray80')
OD(rpomArg, rpomColor)
OD(vibArg, vibColor)
OD(mariArg, mariColor)
#dev.off()

rpomGln <- Organism=='Rp' & Condition=='glutamine'
mariGln <- Organism=='Marivivens' & Condition=='glutamine'
vibGln <- Organism=='Vibrio' & Condition=='glutamine'
#pdf('GlutamineGrowth.pdf')
plot(Time[rpomGln], mean_OD[rpomGln], type='n',  las=1, xlab='Time(h)', ylab='OD600', main='Growth on Glutamine', bty='n', ylim=c(0, 0.2),cex=1.5, col='gray80')
OD(rpomGln, rpomColor)
OD(vibGln, vibColor)
OD(mariGln, mariColor)
#dev.off()


detach()
## ---- chunk 19
GluRibose <- fread('Data/cbs_glutamate_ribose.csv')%>%  melt(., id=('Time'), variable.name='Well', value.name='OD600')

GluRibose_layout <- fread('Data/cbs_glutamate_ribose_plateLayout.csv')


GluRibose_growthData <- inner_join(GluRibose, GluRibose_layout , by='Well')


GluRibose_mean <- meanCells(GluRibose_growthData)


GluRibose_mean$mean_OD[GluRibose_mean$Organism!='Blank' & GluRibose_mean$Condition=='Glutamate'] <- GluRibose_mean$mean_OD[GluRibose_mean$Organism!='Blank' & GluRibose_mean$Condition=='Glutamate'] - GluRibose_mean$mean_OD[GluRibose_mean$Organism=='Blank' & GluRibose_mean$Condition=='Glutamate']


attach(GluRibose_mean)

rpomGlu <- Organism=='Rpom' & Condition=='Glutamate'
vibGlu <- Organism=='Vib' & Condition=='Glutamate'
mariGlu <- Organism=='Mari' & Condition=='Glutamate'

#pdf('GlutamateGrowth.pdf')
plot(Time[rpomGlu], mean_OD[rpomGlu], type='n',  las=1, xlab='Time(h)', ylab='OD600', main='Growth on Glutamate', bty='n', ylim=c(0, 0.3),cex=1.5, col='gray80')
OD(rpomGlu, rpomColor)
OD(vibGlu, vibColor)
OD(mariGlu, mariColor)
#dev.off()


detach()
## ---- chunk 20
DMSP <- fread('Data/DSS3,HF1,HF70_DMSP_48-well.csv') %>% 
    pivot_longer(., cols=2:25, names_to='Organism', values_to='OD') %>% 
  na.omit() %>% 
    separate(., col='Organism', into=c('Organism', 'Condition', 'Rep')) %>% 
    group_by(Time, Organism, Condition) %>% 
    summarize(mean_OD=mean(OD), sem_OD=sd(OD)/sqrt(length(OD)))
attach(DMSP)


rpomDMSP <- Organism=='DSS3' & Condition=='DMSP'
mariDMSP <- Organism=='HF1' & Condition=='DMSP'
vibDMSP <- Organism=='HF70' & Condition=='DMSP'
#pdf('DMSP.pdf')
plot(Time[rpomDMSP], mean_OD[rpomDMSP], type='n',  las=1, xlab='Time(h)', ylab='OD600', main='DMSP', bty='n', ylim=c(0, 0.2),xlim=c(0, 20), cex=1.5, col='gray80')
OD(rpomDMSP, rpomColor)
OD(vibDMSP, vibColor)
OD(mariDMSP, mariColor)
#dev.off()
detach()
